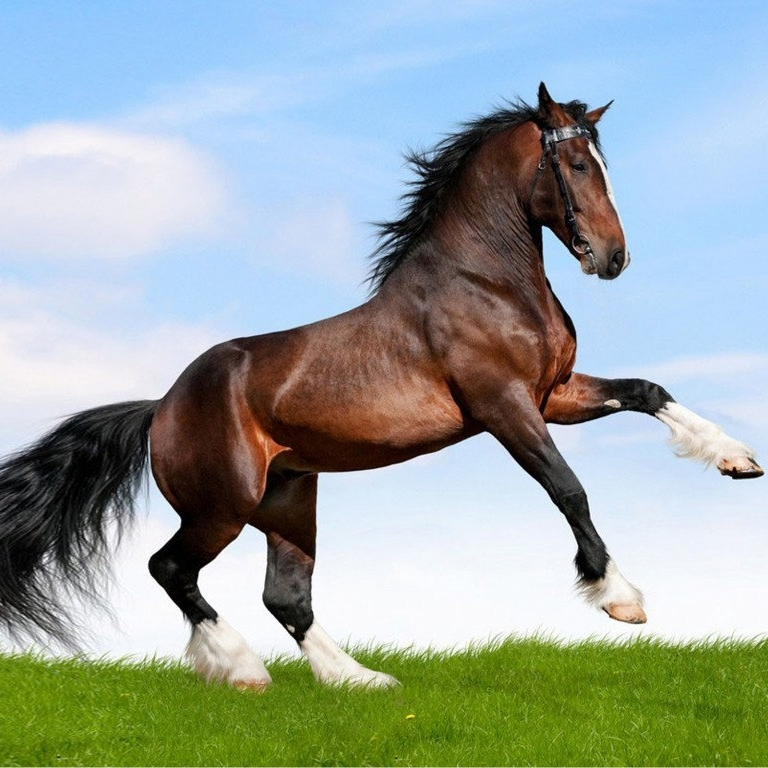
#> input picture gambar/kuda.jpg, 768 x 768 px
$ python -i ocv01.py   (imports and definitions only)   (older library calls are emulated)
#> lines starting #> are read from the running program, lines starting #| are printed output that depends on the picture; after the words box and inside, x2 and y2 are one past the last pixel; in counts of white or black regions, pixels touching at a corner belong together
import numpy as np
import cv2
from matplotlib import pyplot as plt
import matplotlib.image as mpimg
import time


# [397 lines left out: functions load_image, load_image1, create_image, drawing_shape, basic_function, gray_image and 5 more, not called in this run]


def dilatation():
    img1 = cv2.imread('gambar/kuda.jpg')
#> img1 is the input picture: shape (768, 768, 3); mean B, G, R 163.9, 167.8, 155

    # convert to black and white
    img1 = cv2.cvtColor(img1, cv2.COLOR_BGR2GRAY)
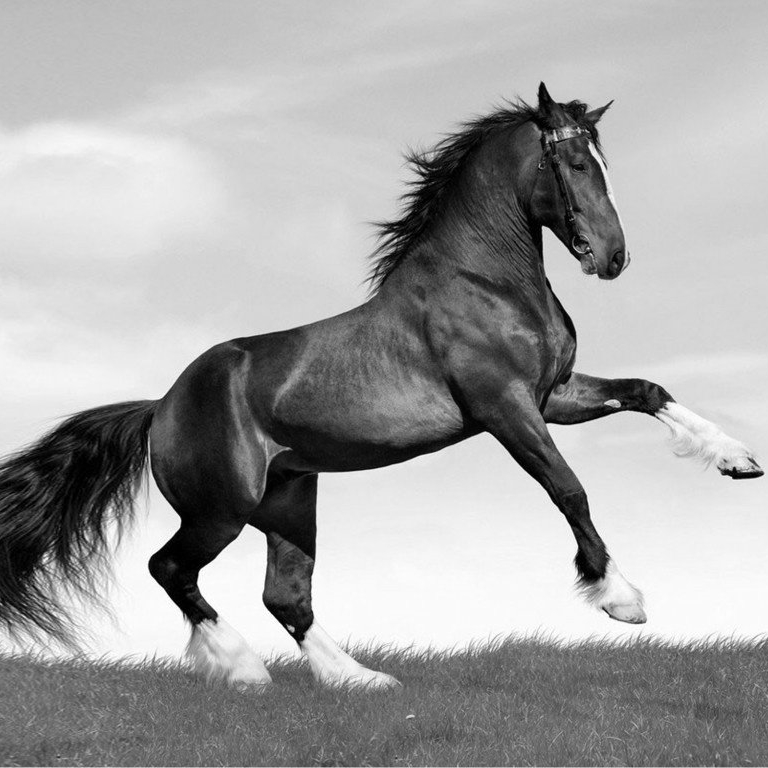
#> img1: shape (768, 768); min 0, max 255, mean 163.5
    r, img1 = cv2.threshold(img1, 150, 255, cv2.THRESH_BINARY)
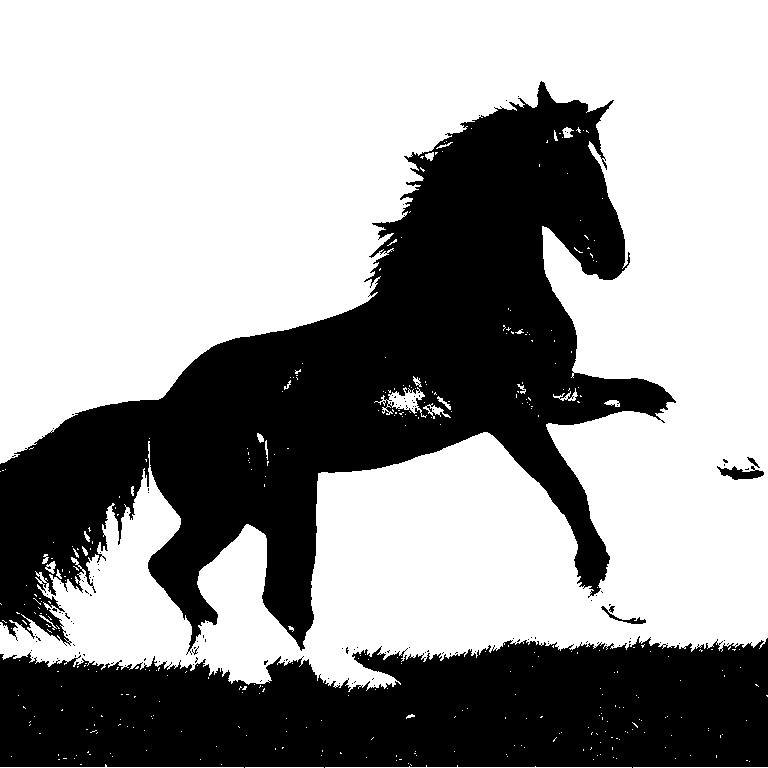
#> img1: shape (768, 768); 61.7% white; 131 black regions (125 under 20 px), largest, box (x1, y1, x2, y2) and area: (0, 81, 676, 655) 141989, (0, 636, 768, 768) 83099, (717, 466, 764, 480) 359, (601, 606, 646, 624) 159, (747, 457, 760, 468) 44, (609, 606, 615, 613) 24
    # create kernel
    kernel = np.ones((5, 5), np.uint8)
    img2 = cv2.erode(img1, kernel)
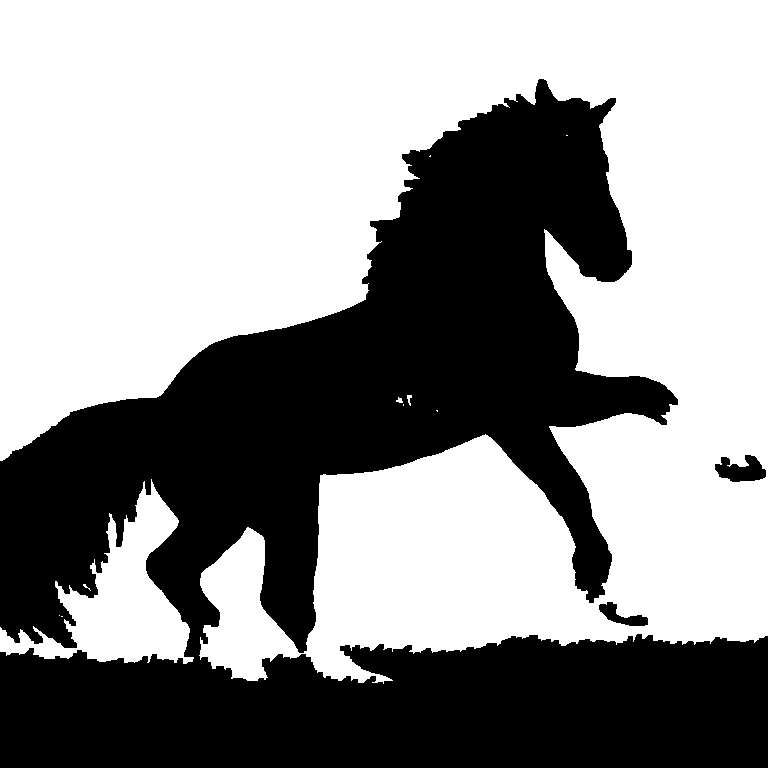
#> img2: shape (768, 768); 58.3% white; 3 black regions, box (x1, y1, x2, y2) and area: (0, 79, 768, 768) 244521, (715, 455, 766, 482) 882, (599, 602, 648, 626) 522
    img3 = cv2.dilate(img1, kernel)
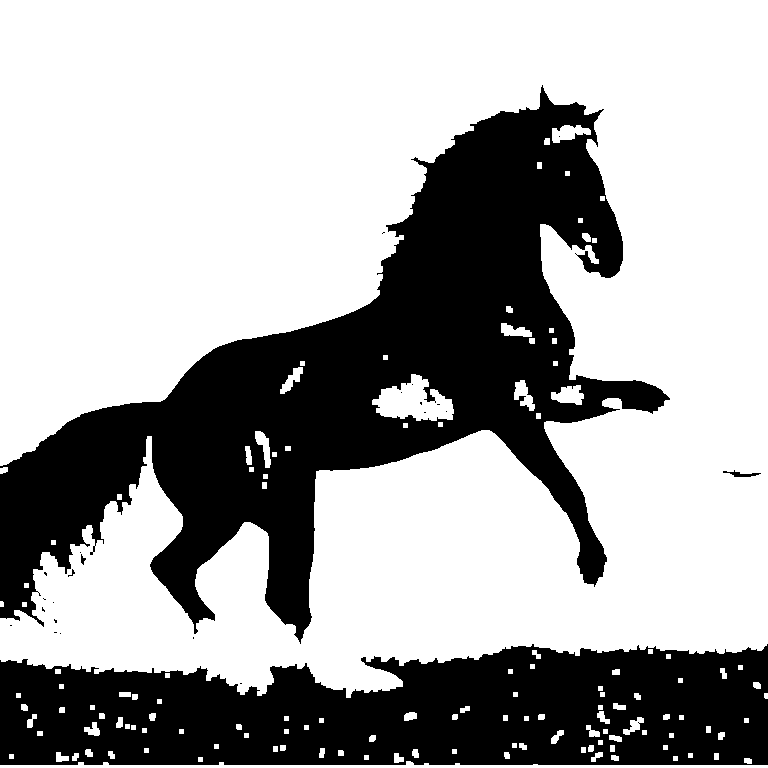
#> img3: shape (768, 768); 66.2% white; 24 black regions (20 under 20 px), largest, box (x1, y1, x2, y2) and area: (0, 85, 670, 644) 125713, (0, 644, 768, 765) 73407, (723, 470, 761, 477) 108, (81, 554, 86, 565) 29
    img4 = cv2.morphologyEx(img1, cv2.MORPH_GRADIENT, kernel)
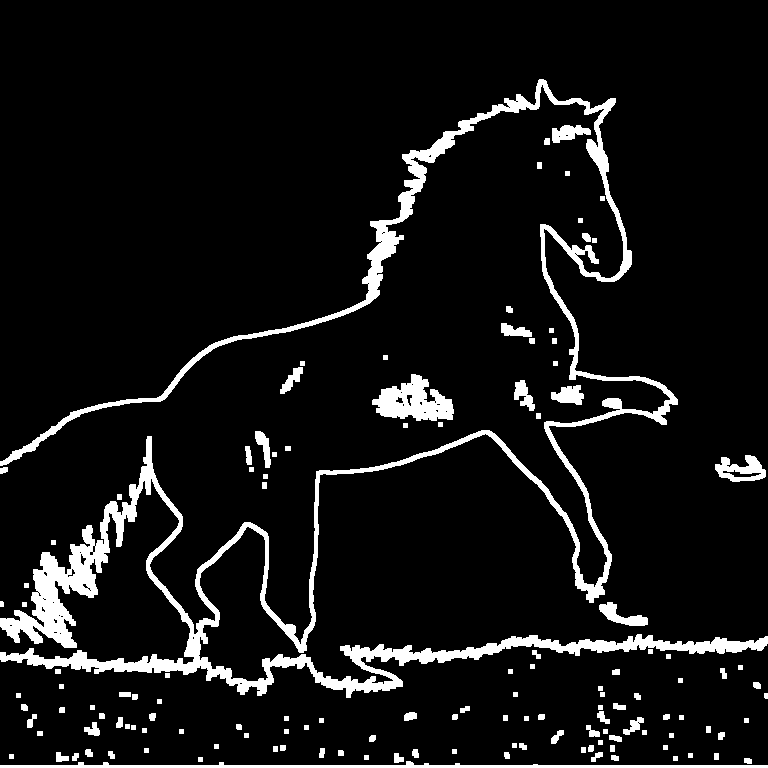
#> img4: shape (768, 768); 7.9% white; 133 white regions, largest, box (x1, y1, x2, y2) and area: (0, 79, 768, 698) 33857, (0, 761, 768, 768) 2407, (372, 374, 454, 421) 2236

    img5 = cv2.GaussianBlur(img1, (3, 3), 0)
    img6 = cv2.medianBlur(img1, 3)
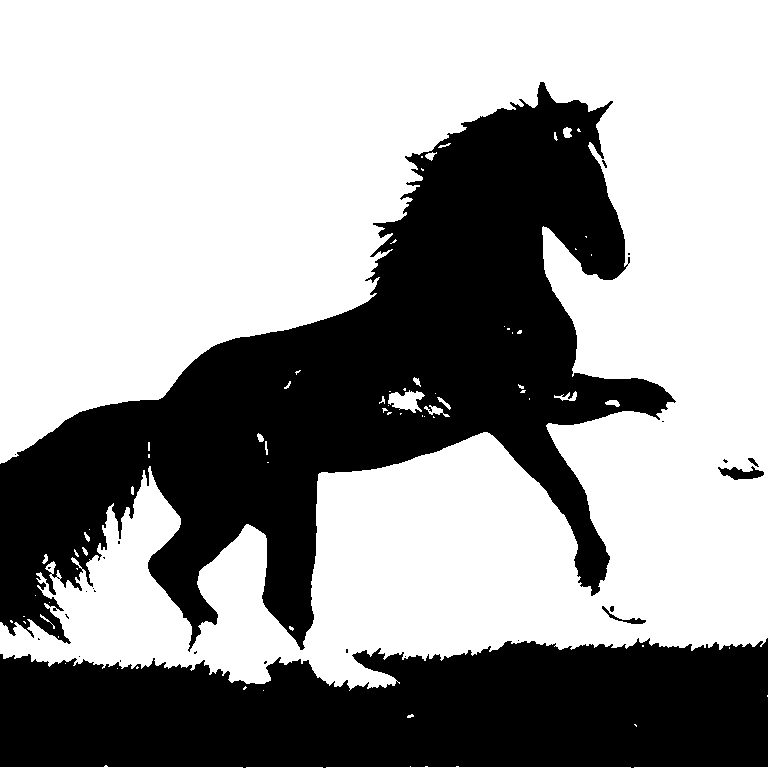
#> img6: shape (768, 768); 61.6% white; 26 black regions (20 under 20 px), largest, box (x1, y1, x2, y2) and area: (0, 82, 676, 652) 142420, (0, 638, 768, 768) 83403, (718, 466, 764, 480) 356, (602, 606, 646, 624) 157, (748, 458, 759, 467) 40, (610, 606, 614, 612) 21

    titles = ['Original Image', 'Erosion', 'Dilatation',
              'morphologyEx', 'Gaussian', 'Median Blur']
    images = [img1, img2, img3, img4, img5, img6]
    for i in range(6):
        plt.subplot(3, 2, i+1), plt.imshow(images[i], 'gray', vmin=0, vmax=255)
        plt.title(titles[i])
        plt.xticks([]), plt.yticks([])
    plt.show()
    return


# [174 lines left out: functions filtering, spektrum, spektrum2, afterhpfjet, spektrum3, lapsobel and 1 more, not called in this run]


# --------------main menu------------------
"""
praktikum 1

"""
# [6 lines of commented-out code are left out]

"""
praktikum 2

"""
# access_image()
# flip_image()

"""
praktikum 3

"""
# thresholding1()
# enhancement()

"""
praktikum 4

"""
# convolution2D()
# dilatation()
# filtering()

"""
praktikum 5

"""
# [6 lines of commented-out code are left out]

>>> result = dilatation()
